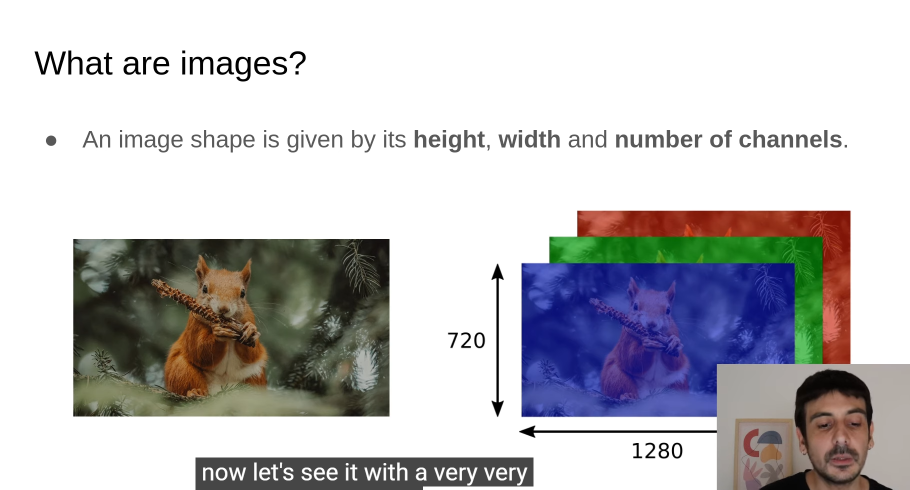
#> input picture 01_About_Image/rabbit.png, 1820 x 979 px, found by its file name (shown at 1/2 size)
$ python color_space.py
#> lines starting #> are read from the running program, lines starting #| are printed output that depends on the picture
import cv2
import os

# image read by cv2.imread is always in bgr
image =cv2.imread(os.path.join("..","About_Image","rabbit.png"))
#> image is the input picture: shape (979, 1820, 3); mean B, G, R 195.7, 193.5, 194.5

recized_image=cv2.resize(image,(image.shape[1]//2,image.shape[0]//2))
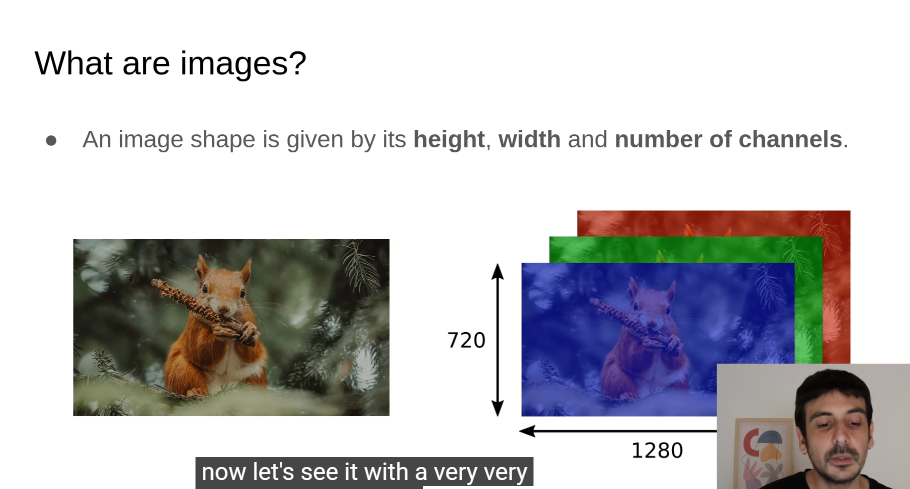
#> recized_image: shape (489, 910, 3); mean B, G, R 195.7, 193.5, 194.4
image_rgb=cv2.cvtColor(recized_image,cv2.COLOR_BGR2RGB)
image_GRAY=cv2.cvtColor(recized_image,cv2.COLOR_BGR2GRAY)
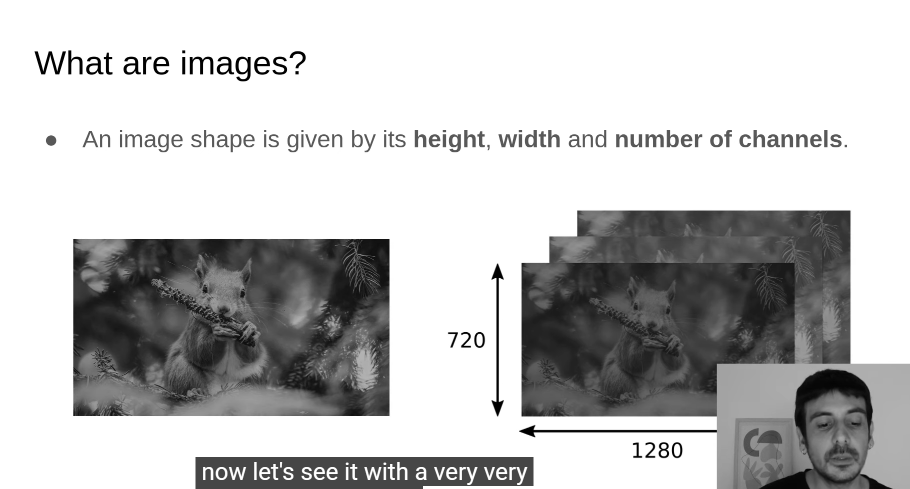
#> image_GRAY: shape (489, 910); min 0, max 255, mean 194
image_HSV=cv2.cvtColor(recized_image,cv2.COLOR_BGR2HSV)
#> image_HSV: shape (489, 910, 3); mean H, S, V 17, 37.5, 205.4


cv2.imshow("BGR",recized_image)
cv2.imshow("RGB",image_rgb)
cv2.imshow("Gray",image_GRAY)
cv2.imshow("HSV",image_HSV)
cv2.waitKey(0)

$ run again, with 01_About_Image/image copy 3.png copied over 01_About_Image/rabbit.png
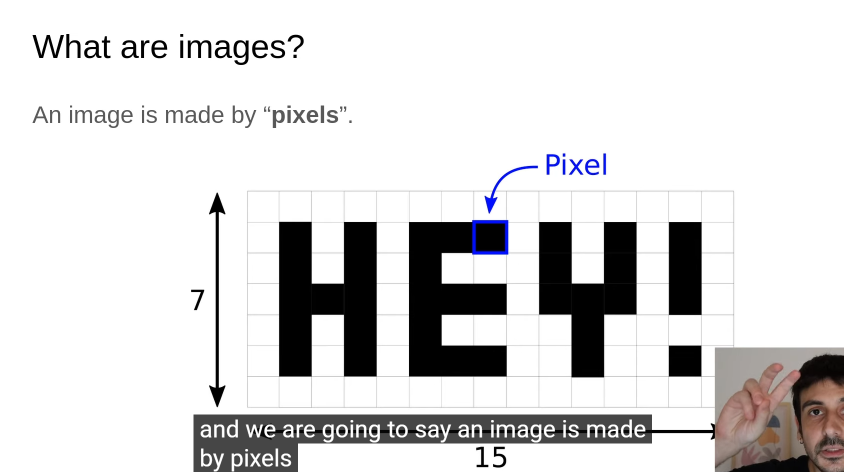
#> input picture 01_About_Image/image copy 3.png, 1687 x 944 px, found by its file name (shown at 1/2 size)
#> image is the input picture: shape (944, 1687, 3); mean B, G, R 216.6, 216.3, 217.1
#> `recized_image=cv2.resize(image,(image.shape[1]//2,image.shape[0]//2))`:
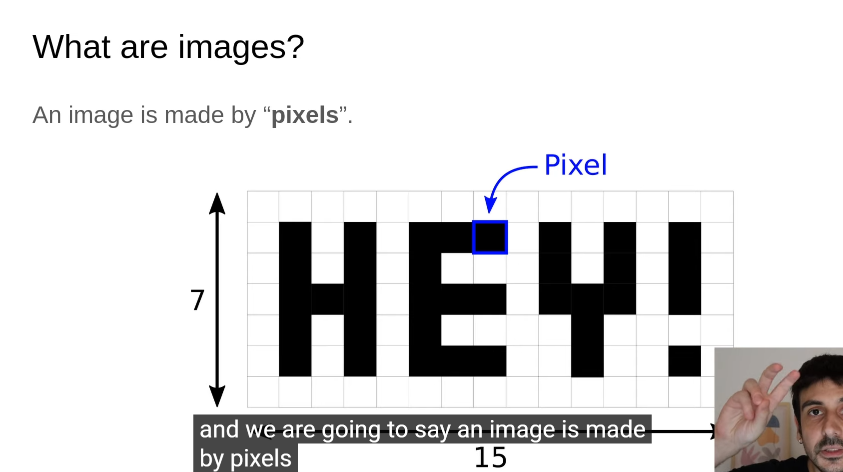
#> recized_image: shape (472, 843, 3); mean B, G, R 216.6, 216.4, 217.2
#> image_HSV: shape (472, 843, 3); mean H, S, V 1.4, 3.5, 217.8

$ run again, with 01_About_Image/image copy 4.png copied over 01_About_Image/rabbit.png
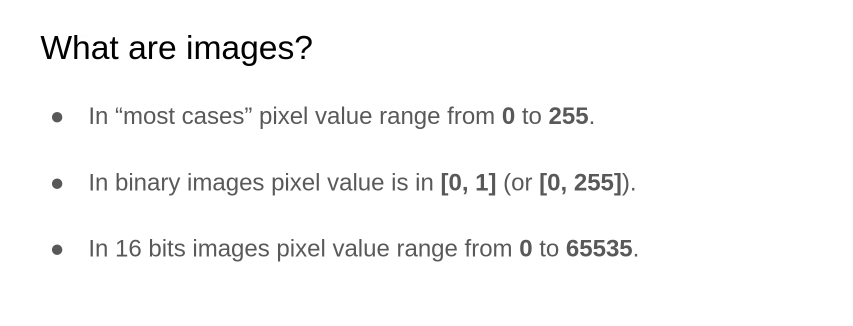
#> input picture 01_About_Image/image copy 4.png, 1705 x 652 px, found by its file name (shown at 1/2 size)
#> image is the input picture: shape (652, 1705, 3); min 0, max 255, mean 248.3
#> `recized_image=cv2.resize(image,(image.shape[1]//2,image.shape[0]//2))`:
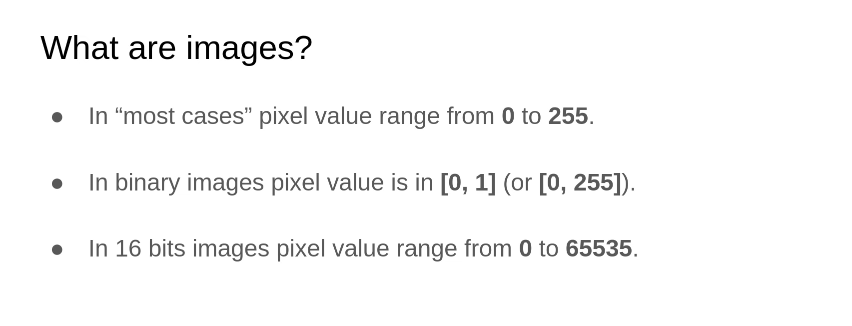
#> recized_image: shape (326, 852, 3); min 0, max 255, mean 248.3
#> image_HSV: shape (326, 852, 3); mean H, S, V 0, 0, 248.3

$ run again, with 01_About_Image/image copy.png copied over 01_About_Image/rabbit.png
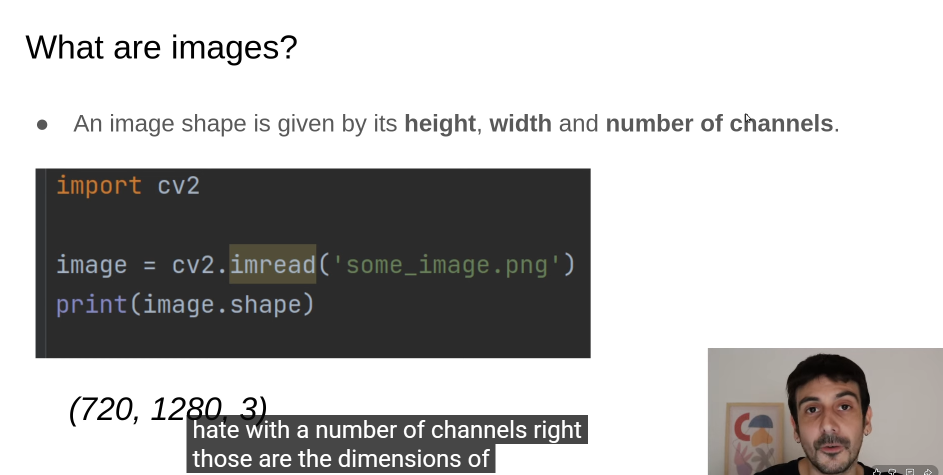
#> input picture 01_About_Image/image copy.png, 1886 x 950 px, found by its file name (shown at 1/2 size)
#> image is the input picture: shape (950, 1886, 3); mean B, G, R 187.1, 187.7, 188.7
#> `recized_image=cv2.resize(image,(image.shape[1]//2,image.shape[0]//2))`:
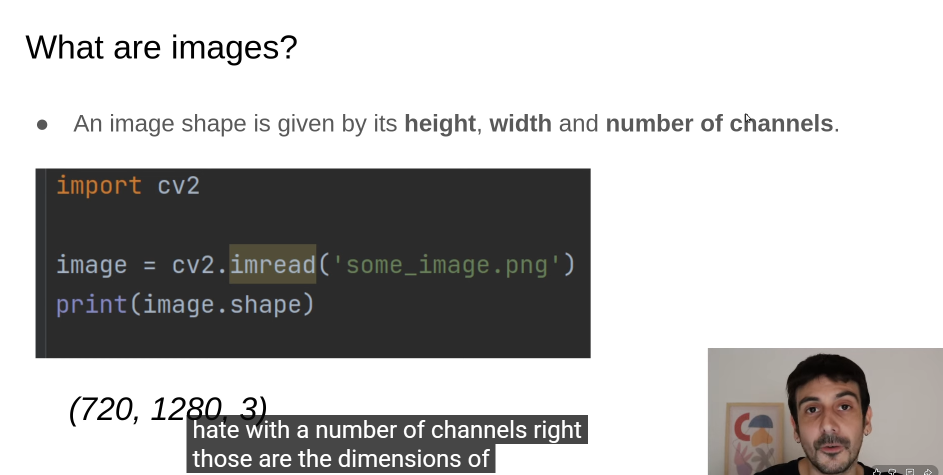
#> recized_image: shape (475, 943, 3); mean B, G, R 187.1, 187.8, 188.7
#> image_HSV: shape (475, 943, 3); mean H, S, V 4.1, 5.2, 189
